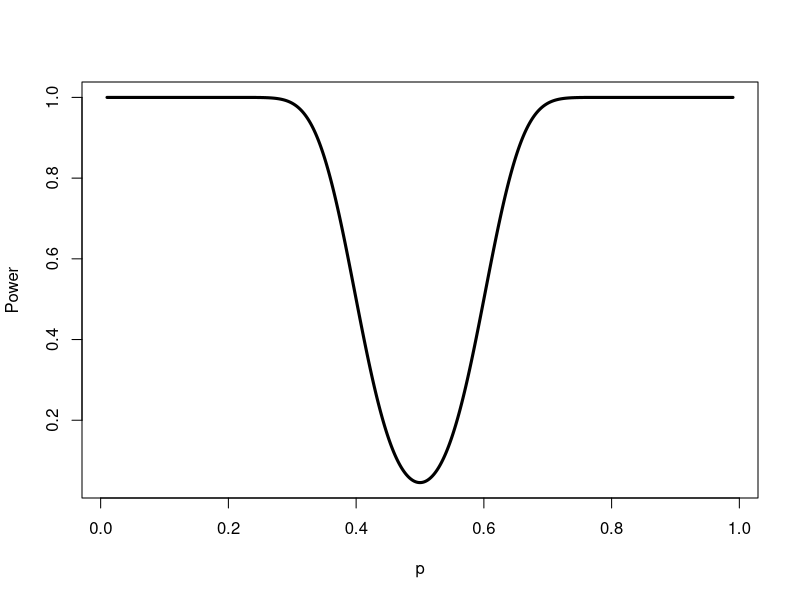
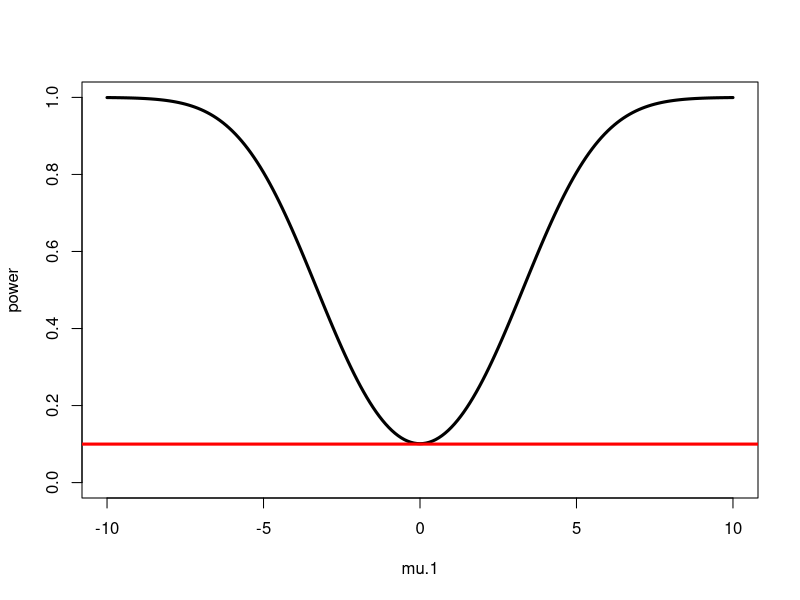

Write R code to recreate these figures, in order.
## ---- chunk 1
    alpha <- 2*pnorm(-2)
    alpha
## ---- chunk 2
  p <- seq(0.01, 0.99, by=0.001)
  plot(p, 1-pnorm(60, mean=100*p, sd=sqrt(100*p*(1-p))) + 
         pnorm(40, mean=100*p, sd=sqrt(100*p*(1-p))), type="l", lwd=3,
       ylab="Power")
## ---- chunk 3
  qnorm(0.9)
## ---- chunk 4
  1 - pnorm((2.56-1.5)/2)
## ---- chunk 5
  qnorm(0.99)
## ---- chunk 6
  1 - pnorm((4.66-1.5)/2)
## ---- chunk 7
qnorm(1-0.10/2)
## ---- chunk 8
mu.1 <- seq(-10,10, by=0.1)
plot(mu.1, 1-pnorm(1.64-mu.1/2) + pnorm(-1.64-mu.1/2), type="l", 
     lwd=3, ylab="power", ylim=c(0,1))
abline(h=0.10, col="red", lwd=3)
